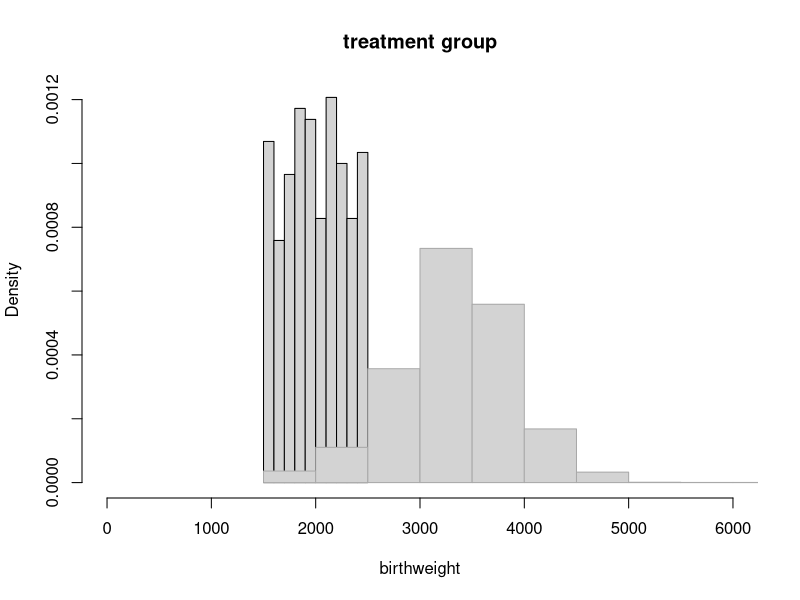
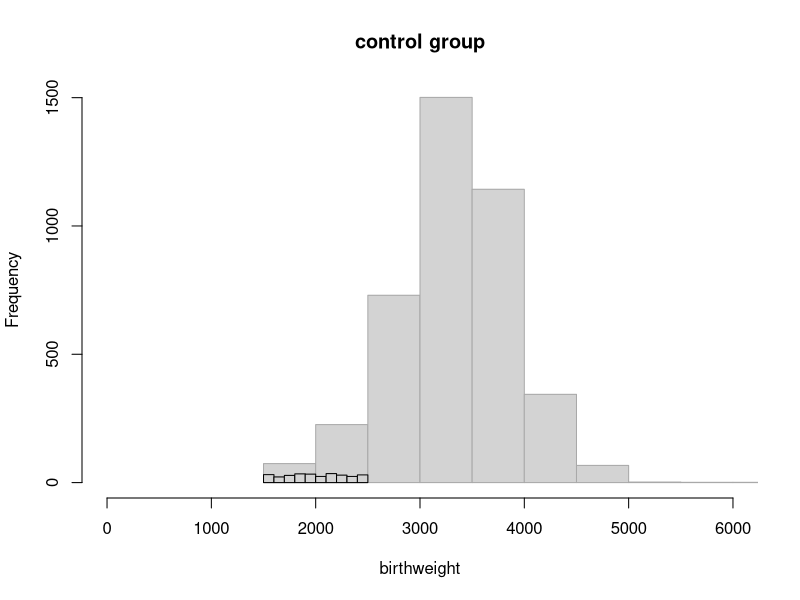
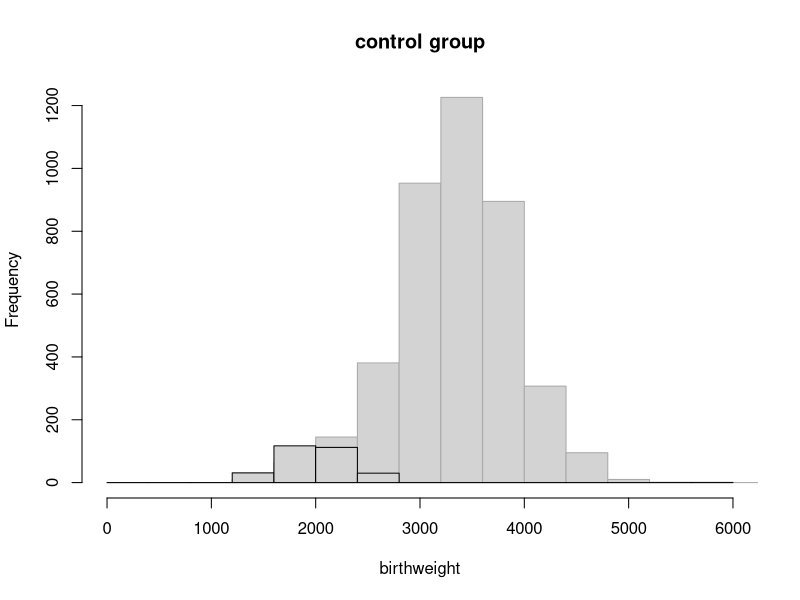
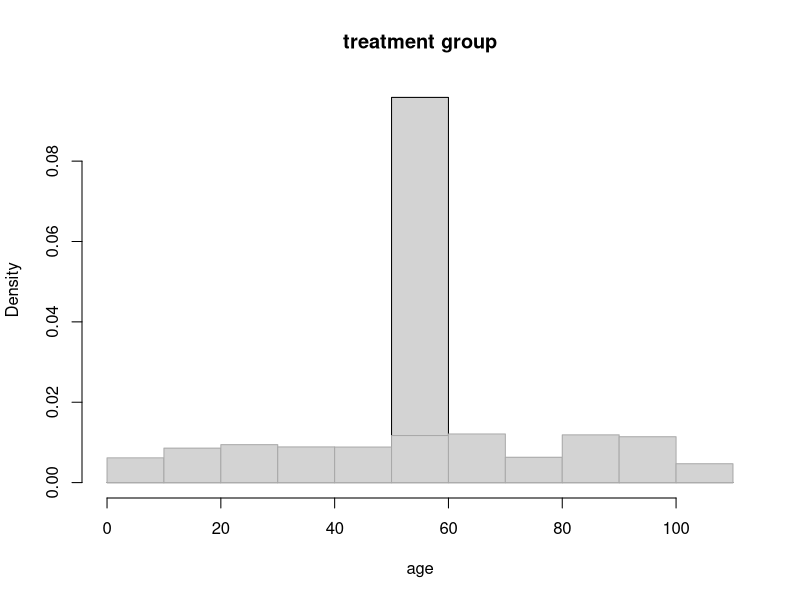
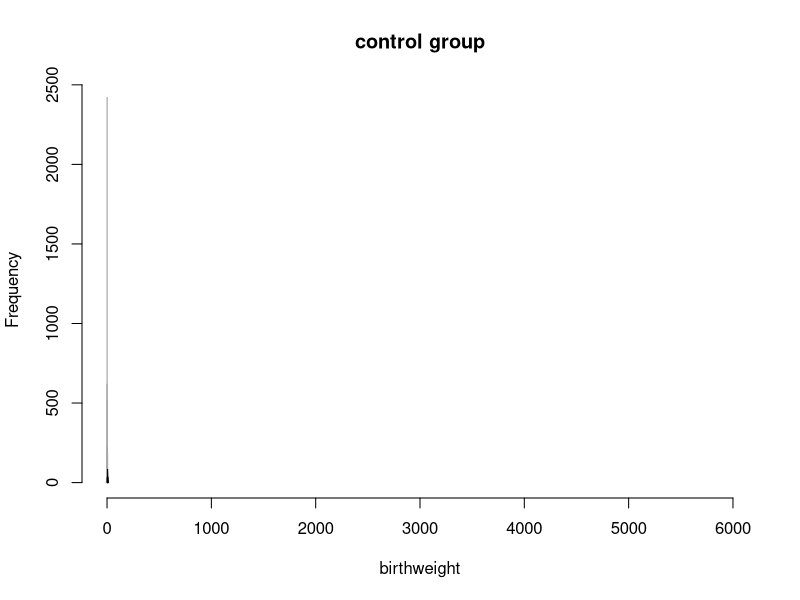
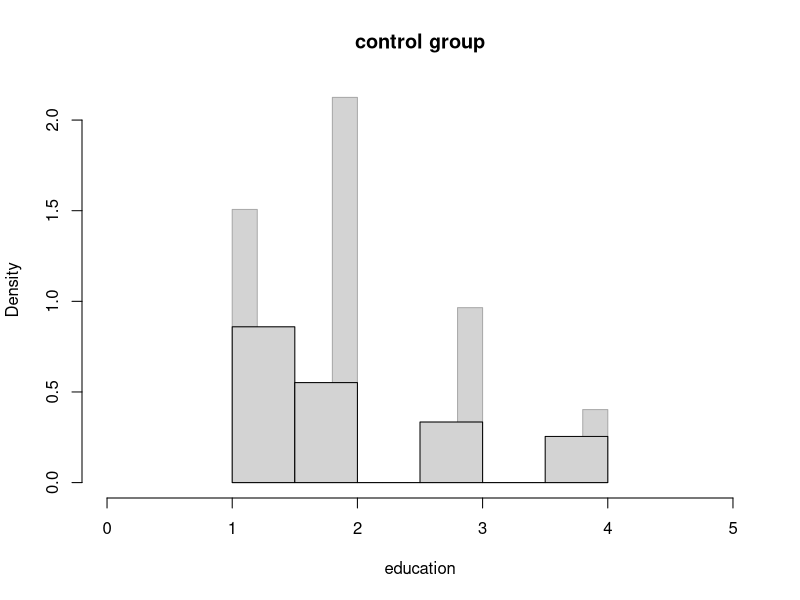
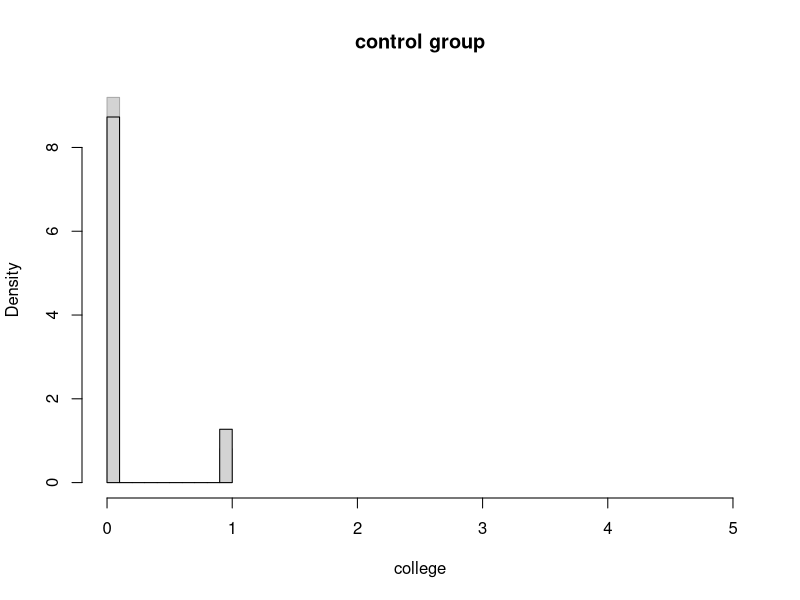
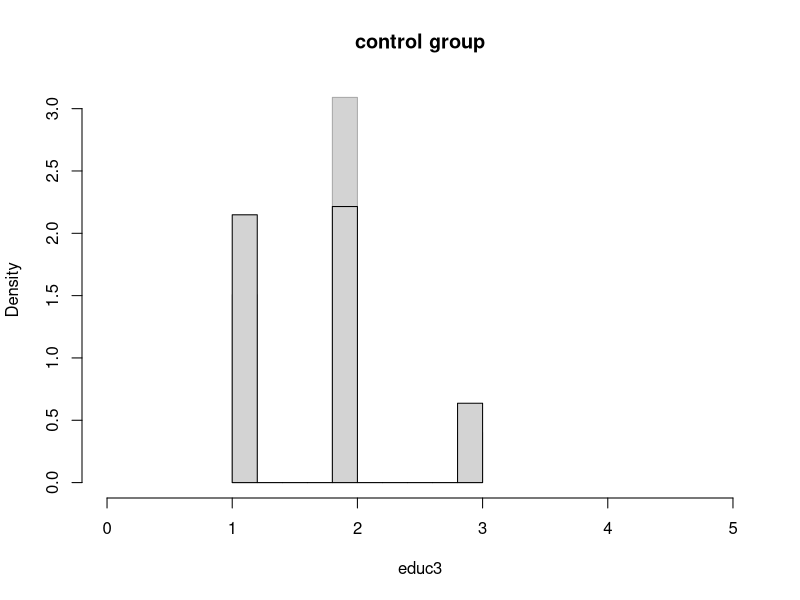

R code for these plots, in order: (Note: this script raises an error after producing the figures.)
## ---- chunk 1
knitr::opts_chunk$set(echo=TRUE)
knitr::opts_chunk$set(include=TRUE)
knitr::opts_chunk$set(message=TRUE)
knitr::opts_chunk$set(warning=TRUE)
knitr::opts_chunk$set(tidy.opts=list(width.cutoff=80), tidy=TRUE)
knitr::opts_knit$set(root.dir='..')
## ---- chunk 2
library(arm)
library(knitr)
## ---- chunk 3
cc <- read.table("data/ihdp.nlsy.imp1.txt",header=T,sep="\t")
cc$treat <- cc$treat-1

cc$ethnic = cc$hispanic
cc$ethnic[cc$black==1]=2
cc$ethnic[cc$white==1]=3

cc$educ = cc$lths
cc$educ[cc$hs==1]=2
cc$educ[cc$ltcoll==1]=3
cc$educ[cc$college==1]=4
cc$educ3=cc$educ
cc$educ3[cc$educ>2]=cc$educ3[cc$educ>2]-1

cc$bwg=(cc$bw>2000)*1

cc$state=cc$st5
cc$state[cc$st9==1]=2
cc$state[cc$st12==1]=3
cc$state[cc$st25==1]=4
cc$state[cc$st36==1]=5
cc$state[cc$st42==1]=6
cc$state[cc$st48==1]=7
cc$state[cc$st53==1]=8

cc$state2=cc$state
cc$state2[cc$st5==1]=0

cc$state3=cc$state
cc$state3[cc$st53==1]=0

cc2 <- cc[cc$bw>1500,]

cc2$neg.bw = 2500 - cc2$bw
cc2$no.prenatal = 1-cc2$prenatal
cc2$b.unmarr = 1-cc2$b.marr

covs <- c("hispanic","black","white","b.marr","lths","hs","ltcoll","college","work.dur","prenatal","momage","sex","first","preterm","age","dayskidh","bw")
covs.st <- c("hispanic","black","white","b.marr","lths","hs","ltcoll","college","work.dur","prenatal","momage","sex","first","age","preterm","dayskidh","bw","unemp.rt","st5","st9","st12","st25","st36","st42","st48","st53")

covs.nba <- c("hispanic","black","white","b.marr","lths","hs","ltcoll","college",
             "work.dur","prenatal","momage","sex","first","age")
covs.ba <- c("dayskidh","bw","preterm")

cc2$bwT = (cc2$bw-1500)^2
#cc2$bwT = (cc2$neg.bw+5100)^2
cc2$dayskidT = log(cc2$dayskidh+1)
cc2$pretermT = (cc2$preterm+8)^2
cc2$momageT = (cc2$momage^2)

############################################
## make a dataset to investigate bias amplification
data.ba = cc2[,c("ppvtr.36", "treat", covs.ba,covs.nba)]
lm(data.ba)

data.nba = cc2[,c("ppvtr.36", "treat",covs.nba)]
lm(data.nba)
## ---- chunk 4
hist(cc2$bw[cc2$treat==1], xlim=c(0,6000), main="treatment group", xlab="birthweight", freq=F)
hist(cc2$bw[cc2$treat==0], xlim=c(0,6000), main="control group", xlab="birthweight", freq=F, add=T, border="darkgrey")

hist(cc2$bw[cc2$treat==0], xlim=c(0,6000), main="control group", xlab="birthweight", border="darkgrey")
hist(cc2$bw[cc2$treat==1], xlim=c(0,6000), main="treatment group", xlab="birthweight", add=T)

# breaks the same across groups
hist(cc2$bw[cc2$treat==0], xlim=c(0,6000), main="control group", xlab="birthweight", border="darkgrey", breaks=seq(0,8000,400))
hist(cc2$bw[cc2$treat==1], xlim=c(0,6000), main="treatment group", xlab="birthweight", add=T, breaks=seq(0,6000,400))

hist(cc2$age[cc2$treat==1], xlim=c(0,110), main="treatment group", xlab="age", breaks=seq(0,110,10), freq=F)
hist(cc2$age[cc2$treat==0], xlim=c(0,110), main="control group", xlab="age", border="darkgrey", add=T, breaks=seq(0,110,10), freq=F)

## now preterm
hist(cc2$preterm[cc2$treat==0], xlim=c(0,6000), main="control group",xlab="birthweight", border="darkgrey")
hist(cc2$preterm[cc2$treat==1], xlim=c(0,6000), main="treatment group",xlab="birthweight", add=T)

## now educ
hist(cc$educ[cc$treat==0], xlim=c(0,5), main="control group", xlab="education", border="darkgrey", freq=F)
hist(cc$educ[cc$treat==1], xlim=c(0,5), main="treatment group", xlab="education", add=T, freq=F)

hist(cc$college[cc$treat==0], xlim=c(0,5), main="control group", xlab="college", border="darkgrey", freq=F)
hist(cc$college[cc$treat==1], xlim=c(0,5), main="treatment group", xlab="college", add=T, freq=F)

hist(cc$educ3[cc$treat==0], xlim=c(0,5), main="control group", xlab="educ3", border="darkgrey", freq=F)
hist(cc$educ3[cc$treat==1], xlim=c(0,5), main="treatment group",  xlab="educ3", add=T, freq=F)
## ---- chunk 5
## plots actually used to illustrate distinctions between overlap and balance
# now age
plot(x=seq(0,5,.1), y=seq(0,1800,(1800/50)), bty="n", xaxt="n", yaxt="n", mgp=c(2,.5,0), xlab="mother's education", ylab="frequency", type="n", main="")
axis(1, 1:4)
axis(2, c(0,1000,2000))
hist(cc2$educ[cc$treat==0], xlim=c(0,5), main="", border="darkgrey", breaks=c(.5,1.5,2.5,3.5,4.5), add=T)
hist(cc2$educ[cc$treat==1], xlim=c(0,5), xlab="education", breaks=c(.5,1.5,2.5,3.5,4.5), add=T)

hist(cc2$age[cc2$treat==0], xlim=c(0,110), main="", xlab="age of child (months)", border="darkgrey", breaks=seq(0,110,10), mgp=c(2,.5,0))
hist(cc2$age[cc2$treat==1], xlim=c(0,110), xlab="", breaks=seq(0,110,10), add=T)
## ---- chunk 6
#covs <- c("hispanic","black","white","b.marr","lths","hs","ltcoll","college","work.dur","prenatal","momage","sex","first","preterm","age","dayskidh","bw","unemp.rt","st5","st9","st12","st25","st36","st42","st48","st53")
covs2 <- c("neg.bw","preterm","dayskidh","sex","first","age","black","hispanic","white","b.unmarr","lths","hs","ltcoll","college","work.dur","no.prenatal","momage") 
cov.nms <- c("negative birth weight","weeks preterm","days in hospital","male","first born","age","black","Hispanic","white","unmarried at birth","less than high school","high school graduate","some college","college graduate","worked during pregnancy","had no prenatal care","age at birth")

diff.means=matrix(0, length(covs2), 6)
for (i in 1:length(covs2)) {
	diff.means[i,1:2] <- c(
		mean(cc2[cc2$treat==1, covs2[i]]),
		mean(cc2[cc2$treat==0, covs2[i]])
		)
	diff.means[i,3] <- diff.means[i,1] - diff.means[i,2]
	diff.means[i,5] <- sqrt(var(cc2[cc2$treat==1, covs2[i]]) / sum(cc2$treat==1) + var(cc2[cc2$treat==0, covs2[i]]) / sum(cc2$treat==0))
	diff.means[i,6] <- sqrt((var(cc2[cc2$treat==1, covs2[i]]) + var(cc2[cc2$treat==0, covs2[i]])) / 2)
	diff.means[i,4] <- diff.means[i,3] / diff.means[i,6]
}
dimnames(diff.means) <- list(covs2, c("treat", "control", "diff", "diff.std", "se", "sd"))
round(diff.means, 2)
## ---- chunk 7
#need to jitter things a little

# birthweight
tmp <- lm(ppvtr.36~bw+treat, data=cc2)$coef
#plot(cc2$bw, cc2$ppvtr.36, xlab="birth weight", ylab="test score at age 3", cex=.8, mgp=c(2,.5,0), main="",type="n",xlim=c(1500,5000))
plot(cc2$bw, cc2$ppvtr.36, xlab="birth weight", ylab="test score at age 3", mgp=c(2,.5,0), main="", type="n", xlim=c(1500,5000), cex.axis=.75, cex.lab=.8, lab=c(3,5,7), xaxt="n")
axis(side=1, at=c(2000,3000,4000,5000), cex.axis=.75)
points(cc2$bw[cc2$treat==0] + runif(sum(cc2$treat==0), -.5,5), cc2$ppvtr.36[cc2$treat==0], col="darkgrey", pch=20, cex=.3)
points(cc2$bw[cc2$treat==1] + runif(sum(cc2$treat==1), -.5,5), cc2$ppvtr.36[cc2$treat==1], pch=20, cex=.3)
#curve(tmp[1]+tmp[2]*x,add=T,col="darkgrey",cex=2)
curve(tmp[1]+tmp[2]*x, add=T, lty=2)
curve(tmp[1]+tmp[3]+tmp[2]*x, add=T)
## ---- chunk 8
## also tried ineeds, age, momage (shows treats with no comps), momed (excellent
##overlap)

# income to needs
tmp <- lm(ppvtr.36~age+treat,data=cc2)$coef
plot(cc2$age, cc2$ppvtr.36, xlab="age of child (months) in year 2000", ylab="test scores at age 3", cex=.8, mgp=c(2,.5,0), main="data and estimated regression line", type="n")
points(cc2$age[cc2$treat==1], cc2$ppvtr.36[cc2$treat==1], pch=20, cex=.8)
points(cc2$age[cc2$treat==0], cc2$ppvtr.36[cc2$treat==0], cex=.8, pch=20, col="gray")
curve(tmp[1]+tmp[2]*x, add=T)
curve(tmp[1]+tmp[3]+tmp[2]*x, add=T)
## ---- chunk 9
tes.ns=matrix(0,4,4)
tes.ns[1,] <-  c(
	mean(cc2$ppvtr.36[cc2$treat==1 & cc2$lths==1]) - mean(cc2$ppvtr.36[cc2$treat==0 & cc2$lths==1]),
	sum(cc2$treat==1 & cc2$lths==1),
	sum(cc2$lths==1),
	var(cc2$ppvtr.36[cc2$treat==1 & cc2$lths==1]) / sum(cc2$treat==1 & cc2$lths==1) + var(cc2$ppvtr.36[cc2$treat==0 & cc2$lths==1] / sum(cc2$treat==0 & cc2$lths==1))
	)
tes.ns[2,] <- c(
	mean(cc2$ppvtr.36[cc2$treat==1 & cc2$hs==1]) - mean(cc2$ppvtr.36[cc2$treat==0 & cc2$hs==1]),
	sum(cc2$treat==1 & cc2$hs==1),
	sum(cc2$hs==1),
	var(cc2$ppvtr.36[cc2$treat==1 & cc2$hs==1]) / sum(cc2$treat==1 & cc2$hs==1) + var(cc2$ppvtr.36[cc2$treat==0 & cc2$hs==1] / sum(cc2$treat==0 & cc2$hs==1))
	)
tes.ns[3,] <- c(
	mean(cc2$ppvtr.36[cc2$treat==1 & cc2$ltcoll==1]) - mean(cc2$ppvtr.36[cc2$treat==0 & cc2$ltcoll==1]),
	sum(cc2$treat==1 & cc2$ltcoll==1),
	sum(cc2$ltcoll==1),
	var(cc2$ppvtr.36[cc2$treat==1 & cc2$ltcoll==1]) / sum(cc2$treat==1 & cc2$ltcoll==1) + var(cc2$ppvtr.36[cc2$treat==0 & cc2$ltcoll==1] / sum(cc2$treat==0 & cc2$ltcoll==1))
	)
tes.ns[4,] <- c(
	mean(cc2$ppvtr.36[cc2$treat==1 & cc2$college==1]) - mean(cc2$ppvtr.36[cc2$treat==0 & cc2$college==1]),
	sum(cc2$treat==1 & cc2$college==1),
	sum(cc2$college==1),
	var(cc2$ppvtr.36[cc2$treat==1 & cc2$college==1]) / sum(cc2$treat==1 & cc2$college==1) + var(cc2$ppvtr.36[cc2$treat==0 & cc2$college==1] / sum(cc2$treat==0 & cc2$college==1)))

temp <- tes.ns
rownames(temp) <- c('lths', 'hs', 'ltcoll', 'college')
# calc se from var
temp[,4] <- sqrt(tes.ns[,4])
kable(temp, digits=2, col.names=c('trt_eff', 'n_trt', 'n_ctrl', 'se'))
## ---- chunk 10
## now overall te.s and vars
c(tes.ns[,1]) %*% tes.ns[,2] / sum(tes.ns[,2])
# 7.03

c(tes.ns[,1]) %*% tes.ns[,3] / sum(tes.ns[,3])
# 6.46

sqrt((c(tes.ns[,2]^2) %*% (tes.ns[,4])) / (sum(tes.ns[,2])^2))
# .90

#num=(126^2)*(1.34^2) + (82^2)*(1.82^2) + (48^2)*(2.31^2) + (34^2)*(2.14^2)
num=(126^2)*(1.80) + (82^2)*(3.31) + (48^2)*(5.33) + (34^2)*(4.58)
denom= (126+82+48+34)^2

sqrt(num/denom)

reg.strat <- lm(ppvtr.36 ~ treat + as.factor(educ), data=cc2)
# 6.99
## ---- chunk 11
### by birthweight group
tes.ns2=matrix(0,2,3)
tes.ns2[1,] <- c(
	mean(cc2$ppvtr.36[cc2$treat==1 & cc2$bwg==1]) - mean(cc2$ppvtr.36[cc2$treat==0 & cc2$bwg==1]),
	sum(cc2$treat==1 & cc2$bwg==1),
	sum(cc2$bwg==1)
	)
tes.ns2[2,] <- c(
	mean(cc2$ppvtr.36[cc2$treat==1 & cc2$bwg==0]) - mean(cc2$ppvtr.36[cc2$treat==0 & cc2$bwg==0]),
	sum(cc2$treat==1 & cc2$bwg==0),
	sum(cc2$bwg==0)
	)

round(tes.ns2, 2)

#          [,1] [,2] [,3]
# [1,]  7.63621  142 4159
# [2,] 10.39012  235  352

c(tes.ns2[,1]) %*% tes.ns2[,2] / sum(tes.ns2[,2])
# 9.28

c(tes.ns2[,1]) %*% tes.ns2[,3] / sum(tes.ns2[,3])
# 7.8
## ---- chunk 12
covs <- c("bw","bwg","hispanic","black","white","b.marr","lths","hs","ltcoll","college","work.dur","prenatal","momage","sex","first","preterm","age","dayskidh" )


######  trying to fit a better model to deal with these issues

### transformed variables now created at top of file

# spec from text
ps.fit.2 <- glm(treat ~ bwg*as.factor(educ) + as.factor(ethnic)*b.marr +
                 work.dur + prenatal + preterm + age + momage + sex + 
                 first + bw + dayskidT + preterm + pretermT + momage + 
                 momageT + black*(bw + preterm +dayskidT) +  
                 b.marr*(bw + preterm +dayskidT),
               data=cc2,family=binomial) 

# additional spec?
ps.fit.2 <- glm(treat ~ work.dur + prenatal + preterm + age + momage + sex +
                  first + bwT + dayskidT + preterm + pretermT + momage +
                  as.factor(ethnic)*b.marr +
                  b.marr*hs + b.marr*college +
                  b.marr*dayskidT,
                  data=cc2, family=binomial)               

pscores2 <- ps.fit.2$linear
# matching w/o replacement
matches2 <- matching(z=cc2$treat, score=pscores2)
matched2 <- cc2[matches2$matched,]
ps2.mat <- pscores2[matches2$matched]

sum(pscores2[cc2$treat==1] > max(pscores2[cc2$treat==0]))
# 16

reg.ps <- lm(ppvtr.36 ~ treat + bw + bwg + hispanic + black + b.marr + lths + hs + ltcoll + 
               work.dur + prenatal + momage + sex + first + preterm + age + 
               dayskidh, data=matched2)
round(summary(reg.ps)$coef[2,], digits=2)
# 10.3 (1.55)

diff.means.matched2=matrix(0, length(covs2), 6)
for (i in 1:length(covs2)) {
  diff.means.matched2[i,1:2] <- c(
  	mean(matched2[matched2$treat==1,covs2[i]]),
  	mean(matched2[matched2$treat==0,covs2[i]])
  	)
  diff.means.matched2[i,3] <- diff.means.matched2[i,1] - diff.means.matched2[i,2]
  # note in next we still divide it by the standard deviation from full dataset
  diff.means.matched2[i,5] <- sqrt(var(matched2[matched2$treat==1, covs2[i]]) / sum(cc2$treat==1) + var(cc2[cc2$treat==0, covs2[i]]) / sum(cc2$treat==0))
  diff.means.matched2[i,6] <- sqrt((var(cc2[cc2$treat==1,covs2[i]]) + var(cc2[cc2$treat==0,covs2[i]])) / 2)
  diff.means.matched2[i,4] <- diff.means.matched2[i,3] / diff.means.matched2[i,6]
}
dimnames(diff.means.matched2) <- list(covs2,c("treat","control","diff","diff.std","se","sd"))
round(diff.means.matched2, 2)

covs2C <- c("neg.bw","preterm","dayskidh","age","momage") 

ratio.sds2=matrix(0, length(covs2C), 2)
for (i in 1:length(covs2C)) {
  ratio.sds2[i,1] <- c(
  	sd(cc2[cc2$treat==1,covs2C[i]]) / sd(cc2[cc2$treat==0,
  		covs2C[i]])
  	)
  ratio.sds2[i,2] <- c(
  	sd(matched2[matched2$treat==1,covs2C[i]]) / sd(matched2[matched2$treat==0,
  		covs2C[i]])
  	)
}
dimnames(ratio.sds2) <- list(covs2C, c("unmatched ratio","matched ratio"))
round(ratio.sds2, 2)


# but we won't use this in the paper -- will use the version in which the pscores
# also had the state indicators
reg.st.ps <- lm(ppvtr.36 ~ treat + hispanic + black + b.marr + lths + hs + ltcoll + 
                  work.dur + prenatal + momage + sex + first + preterm + age + dayskidh + 
                  bw + unemp.rt + st5 + st9 + st12 + st25 + st36 + st42 + st48 + st53,
                  data=matched2)
round(summary(reg.st.ps)$coef[2,], digits=2)
# 10.3 (2.26)
########

name=cov.nms
est=diff.means[,3]
sd=diff.means[,6]
est2=diff.means.matched2[,3]
sd2=diff.means.matched2[,6]

J <- 20
#  data.locations = c(1.8,2.8,3.8,4.8,5.8,6.8,9:19)
data.locations = c(1.8,2.8,3.8,4.8,5.8,6.8, 8.9,9.9,10.9,12.2,13.5,14.5,15.5,16.5,17.9,18.9,19.9)
name.range <- .8
x.range <- range (c(est,est2)/c(sd,sd2))
x.range[2] <- x.range[2] +.3
A <- -x.range[1]/(x.range[2]-x.range[1])
B <- 1/(x.range[2]-x.range[1])
height <- .35*J
width <- 3*(name.range+1)
#

par(mar=c(0,0,0,0))
plot(c(-name.range,1), c(3,-J-2), bty="n", xlab="", ylab="",
      xaxt="n", yaxt="n", xaxs="i", yaxs="i", type="n")
text(-name.range, 2, "Predictor", adj=0, cex=1)
text(.5, 2, "Standardized Difference in Means", adj=.5, cex=1)
lines(c(0,1), c(0,0))
lines(c(A,A), c(0,-J-1), lty=2, lwd=.5)
ax <- pretty (x.range)
ax <- ax[(A+B*ax)>0 & (A+B*ax)<1]
segments(A + B*ax, -.1, A + B*ax, .1, lwd=.5)
text(A + B*ax, .7, ax, cex=1)
text(-name.range, -.9, "Child", adj=0, cex=1)
text(-name.range, -8, "Mother", adj=0, cex=1)
text(-name.range+.05, -data.locations, name, adj=0, cex=1)
points(A + B*(est/sd), -data.locations)
points(A + B*(est2/sd2), -data.locations, pch=20, cex=1.5)
#  if (bottom){
#    lines (c(0,1), c(-J-1,-J-1))
#    segments (A + B*ax, -J-1-.1, A + B*ax, -J-1+.1, lwd=.5)
#    text (A + B*ax, -J-1-.7, ax, cex=1)
#  }
dev.off()
## ---- chunk 13
##########
### plot of overlap in pscores

##### THIS NEXT IN PAPER (AFTER CONVERTING TO PDF AND CROPPING)
par(mfrow=c(1,2))
par(mar=c(4,2,4,2))
hist(pscores2[cc2$treat==1], xlim=c(-50,max(pscores2)+5),
     main="before matching", xlab="propensity score", freq=F,
     cex.main=1.2, cex.lab=1.2)
hist(pscores2[cc2$treat==0 & pscores2>(-50)], main="", col="grey", border="grey",
     freq=F, add=T)
hist(pscores2[cc2$treat==1], xlim=c(-50,max(pscores2)+5),
     main="before matching", xlab="propensity score", freq=F,
     cex.main=1.2, cex.lab=1.2, add=TRUE)
hist(ps2.mat[matched2$treat==1], xlim=c(min(ps2.mat)-2,7), main="after matching",
     xlab="propensity score", freq=F,cex.main=1.2, cex.lab=1.2)
#hist(ps2.mat[matched2$treat==1],xlim=c(-40,7),main="after matching",
#     xlab="propensity score",freq=F,cex.main=1.2,cex.lab=1.2)
hist(ps2.mat[matched2$treat==0], main="", freq=F, add=T, col="grey", border="grey")
hist(ps2.mat[matched2$treat==1], freq=F, cex.main=1.2, cex.lab=1.2, add=TRUE)
dev.off()

sum(pscores2<(-50))
# 6 controls deleted from the plot to aid in seeing differences across groups
### plot of overlap in pscores FREQUENCY NOT DENSITY

par(mfrow=c(1,2))
par(mar=c(4,2,4,2))
hist(pscores2[cc2$treat==0],
	xlim=c(min(pscores2),max(pscores2)), main="before matching", xlab="propensity score",
     nclass=20, border="darkgrey", cex.main=1.2, cex.lab=1.2, col="darkgrey")
hist(pscores2[cc2$treat==1], add=T)
hist(ps2.mat[matched2$treat==0],
	xlim=c(min(ps2.mat)-2, max(pscores2)), main="after matching", xlab="propensity score",
     nclass=10, border="grey", cex.main=1.2, cex.lab=1.2, col="grey")
hist(ps2.mat[matched2$treat==1], nclass=20, add=T)
dev.off()

pscores2I=invlogit(pscores2)
par(mfrow=c(1,2))
par(mar=c(4,2,4,2))
hist(pscores2I[cc2$treat==0&pscores2I>.01],
	xlim=c(0.01,1), main="before matching", xlab="propensity score",
     nclass=50, border="darkgrey", cex.main=1.2, cex.lab=1.2, col="darkgrey")
hist(pscores2I[cc2$treat==1], add=T, nclass=50)
hist(invlogit(ps2.mat[matched2$treat==0]), xlim=c(0.01,1), main="after matching", xlab="propensity score",
     nclass=50, border="darkgrey", cex.main=1.2, cex.lab=1.2, col="darkgrey")
hist(invlogit(ps2.mat[matched2$treat==1]), nclass=50, add=T)
dev.off()

sum(pscores2I<.01)
# removing the 3652 observations from the plot with pscores<.01

sum(pscores2[cc2$treat==1] > max(pscores2[cc2$treat==0]))
## ---- chunk 14
### overfit diagnostic
set.seed(1234)
cc2.refit = cbind.data.frame(cc2, treat.rand = rbinom(nrow(cc2), 1, mean(cc2$treat)))  
ps.refit.2 <- glm(treat.rand ~ work.dur + prenatal + preterm + age + momage + sex + 
                  first + bwT + dayskidT + preterm + pretermT + momage +
                  as.factor(ethnic)*b.marr + 
                  b.marr*hs + b.marr*college +
                  b.marr*dayskidT,
                data=cc2.refit, family=binomial)             
#ps.refit.2 <- glm(treat ~ work.dur + prenatal + preterm + age + momage + sex + 
#                  first + bwT + dayskidT + preterm + pretermT + momage +
#                  as.factor(ethnic)*b.marr + b.marr*hs + b.marr*college +
#                  b.marr*dayskidT,
#                 data=cc2.refit,family=binomial) 

pscores2.rf = ps.refit.2$linear
pscores2I.rf=invlogit(pscores2.rf)


par(mfrow=c(2,1))
par(mar=c(4,2,4,2))
hist(pscores2I.rf[cc2.refit$treat.rand==0], xlim=c(0.0,.25), main="before matching", xlab="propensity score",
     nclass=20, border="darkgrey", cex.main=1.2, cex.lab=1.2, col="darkgrey", freq=FALSE)
hist(pscores2I.rf[cc2.refit$treat.rand==1], add=T, nclass=20, freq=FALSE)
hist(pscores2.rf[cc2.refit$treat.rand==0], xlim=c(min(pscores2.rf), max(pscores2.rf)), main="before matching", xlab="propensity score",
     nclass=20, border="darkgrey", cex.main=1.2, cex.lab=1.2, col="darkgrey", freq=FALSE)
hist(pscores2.rf[cc2.refit$treat.rand==1], add=T,  nclass=20, freq=FALSE)
#hist(invlogit(ps2.mat[matched2$treat==0]),xlim=c(0.03,1),main="after matching",xlab="propensity score",
#     nclass=100,border="darkgrey",cex.main=1.2,cex.lab=1.2,col="darkgrey")
#hist(invlogit(ps2.mat[matched2$treat==1]),nclass=100,add=T)

hist(pscores2.rf[cc2.refit$treat.rand==0], xlim=c(-4,-1.5), ylim=c(0,2), main="before matching",
     xlab="propensity score", nclass=20, border="darkgrey", cex.main=1.2, cex.lab=1.2, col="darkgrey", freq=FALSE)
hist(pscores2.rf[cc2.refit$treat.rand==1], add=T, nclass=20, freq=FALSE)

# evaluate wrt the randomization distribution
sum(pscores2.rf[cc2.refit$treat.rand==1] > max(pscores2.rf[cc2.refit$treat.rand==0]))

niters=1000
not.comm=rep(0,niters)
for(i in 1:niters){
    cc2.refit.i = cbind.data.frame(cc2, treat.rand = rbinom(nrow(cc2),1,mean(cc2$treat)))  
    ps.refit.2.i <- glm(treat.rand ~ work.dur + prenatal + preterm + age + momage + sex + 
                      first + bwT + dayskidT + preterm + pretermT + momage +
                      as.factor(ethnic)*b.marr + 
                      b.marr*hs + b.marr*college +
                      b.marr*dayskidT,
                      data=cc2.refit.i, family=binomial)
    pscores2.rf.i = ps.refit.2.i$linear
    not.comm[i] = sum(pscores2.rf.i[cc2.refit.i$treat.rand==1] > max(pscores2.rf.i[cc2.refit.i$treat.rand==0]))
}
## ---- chunk 15
#################
#### and a third version to deal with the geographic location  DOESN'T WORK WELL -- WON'T USE
ps.fit.3 <- glm(treat ~ work.dur + prenatal + preterm + age + momage + sex + 
                  first + bwT + dayskidT + preterm + pretermT + momage +
                  as.factor(ethnic)*b.marr + 
                  b.marr*hs + b.marr*college +
                  b.marr*dayskidT +          
                  st5 + st9 + st12 + st25 + st36 + st42 + st48 + st53,
                data=cc2, family=binomial)                 
#ps.fit.3 <- glm(treat ~ work.dur + prenatal + preterm + age + momage + sex + 
#                 first + bwT + dayskidT + preterm + pretermT + momage +
#                 as.factor(ethnic)*b.marr + b.marr*hs + b.marr*college +
#                 b.marr*dayskidT +               
#                 st5 + st9 + st12 + st25 + st36 + st42 + st48 + st53,
#               data=cc2,family=binomial) 
# 10.22

pscores3 <- ps.fit.3$linear
matches3 <- matching(z=cc2$treat, score=pscores3)
matched3 <- cc2[matches3$matched,]
ps3.mat <- pscores3[matches3$matched]

reg.st.ps <- lm(ppvtr.36 ~ treat + hispanic + black + b.marr + lths + hs + ltcoll + 
               work.dur + prenatal + momage + sex + first + preterm + age + dayskidh +
               bw + st5 + st9 + st12 + st25 + st36 + st42 + st48 + st53,
               data=matched3)
round(summary(reg.st.ps)$coef[2,], digits=2)
# 8.92 (2.09)
## ---- chunk 16
#umemp.rt?
diff.means.matched3=matrix(0, length(covs2), 6)
for (i in 1:length(covs2)) {
    diff.means.matched3[i,1:2] <- c(
    	mean(matched3[matched3$treat==1,covs2[i]]),
    	mean(matched3[matched3$treat==0,covs2[i]])
    	)
    diff.means.matched3[i,3] <- diff.means.matched3[i,1] - diff.means.matched3[i,2]
    # note in next we still divide it by the standard deviation from full dataset
    diff.means.matched3[i,5] <- sqrt(var(matched3[matched3$treat==1,covs2[i]]) / sum(cc2$treat==1) + var(cc2[cc2$treat==0,covs2[i]]) / sum(cc2$treat==0))
    diff.means.matched3[i,6] <- sqrt((var(cc2[cc2$treat==1,covs2[i]]) + var(cc2[cc2$treat==0,covs2[i]])) / 2)
    diff.means.matched3[i,4] <- diff.means.matched3[i,3] / diff.means.matched3[i,6]
}
dimnames(diff.means.matched3) <- list(covs2,c("treat","control","diff","diff.std","se","sd"))
round(diff.means.matched3,2)

ratio.sds3=matrix(0, length(covs2), 2)
for (i in 1:length(covs2)) {
    ratio.sds3[i,1] <- c(
    	sd(cc2[cc2$treat==1,covs2[i]]) / sd(cc2[cc2$treat==0,
    		covs2[i]])
    	)
    ratio.sds3[i,2] <- c(
    	sd(matched3[matched3$treat==1,covs2[i]]) / sd(matched3[matched3$treat==0,
    		covs2[i]])
    	)
}
dimnames(ratio.sds3) <- list(covs2, c("unmatched ratio","matched ratio"))
round(ratio.sds3, 2)
